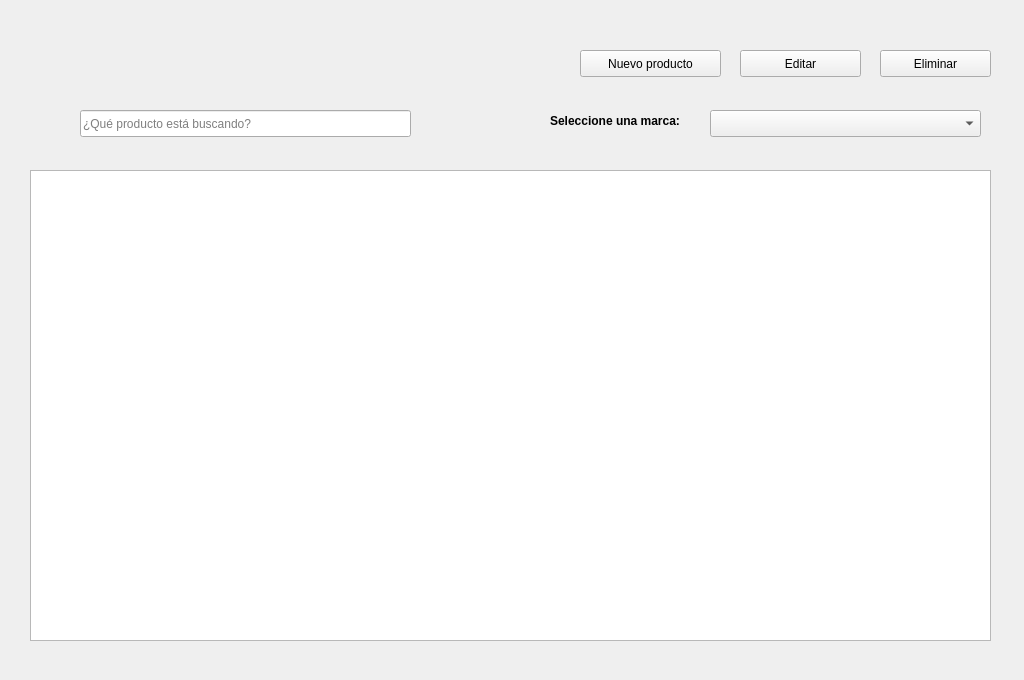
<?xml version="1.0" encoding="UTF-8"?>
<ui version="4.0">
 <class>TareaWindow</class>
 <widget class="QWidget" name="TareaWindow">
  <property name="geometry">
   <rect>
    <x>0</x>
    <y>0</y>
    <width>1024</width>
    <height>680</height>
   </rect>
  </property>
  <property name="windowTitle">
   <string>Tarea 1: Base de Datos de Productos</string>
  </property>
  <widget class="QTableView" name="table_mark">
   <property name="geometry">
    <rect>
     <x>30</x>
     <y>170</y>
     <width>961</width>
     <height>471</height>
    </rect>
   </property>
  </widget>
  <widget class="QPushButton" name="delete_Button">
   <property name="geometry">
    <rect>
     <x>880</x>
     <y>50</y>
     <width>111</width>
     <height>27</height>
    </rect>
   </property>
   <property name="text">
    <string>Eliminar</string>
   </property>
  </widget>
  <widget class="QPushButton" name="edit_Button">
   <property name="geometry">
    <rect>
     <x>740</x>
     <y>50</y>
     <width>121</width>
     <height>27</height>
    </rect>
   </property>
   <property name="text">
    <string>Editar</string>
   </property>
  </widget>
  <widget class="QPushButton" name="new_Button">
   <property name="geometry">
    <rect>
     <x>580</x>
     <y>50</y>
     <width>141</width>
     <height>27</height>
    </rect>
   </property>
   <property name="text">
    <string>Nuevo producto</string>
   </property>
  </widget>
  <widget class="QLineEdit" name="search_name">
   <property name="geometry">
    <rect>
     <x>80</x>
     <y>110</y>
     <width>331</width>
     <height>27</height>
    </rect>
   </property>
   <property name="statusTip">
    <string extracomment="Que producto esta buscando?"/>
   </property>
   <property name="text">
    <string/>
   </property>
   <property name="placeholderText">
    <string>¿Qué producto está buscando?</string>
   </property>
   <property name="cursorMoveStyle">
    <enum>Qt::VisualMoveStyle</enum>
   </property>
  </widget>
  <widget class="QLabel" name="label">
   <property name="geometry">
    <rect>
     <x>550</x>
     <y>110</y>
     <width>161</width>
     <height>21</height>
    </rect>
   </property>
   <property name="font">
    <font>
     <weight>75</weight>
     <bold>true</bold>
    </font>
   </property>
   <property name="text">
    <string>Seleccione una marca:</string>
   </property>
  </widget>
  <widget class="QComboBox" name="combo_brands">
   <property name="geometry">
    <rect>
     <x>710</x>
     <y>110</y>
     <width>271</width>
     <height>27</height>
    </rect>
   </property>
  </widget>
 </widget>
 <resources/>
 <connections/>
</ui>
